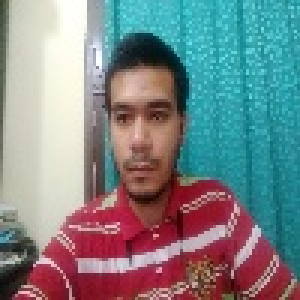
#> input picture FaceRecognition-master/resizedTrainingImages/0/frame0.jpg, 100 x 100 px, given in place of WIN_20200519_14_15_55_Pro.jpg, which was not available (shown 3 times larger)
$ python tester.py
#> lines starting #> are read from the running program, lines starting #| are printed output that depends on the picture; pictures that were not available may be replaced by others from this repository, and a replacement may not be noted
### FaceRecognition-master/faceRecognition.py
import cv2
import os
import numpy as np


def faceDetection(test_img):
    gray_img=cv2.cvtColor(test_img,cv2.COLOR_BGR2GRAY)
    face_haar_cascade=cv2.CascadeClassifier('HaarCascade/haarcascade_frontalface_default.xml')
    faces=face_haar_cascade.detectMultiScale(gray_img,scaleFactor=1.32,minNeighbors=5)

    return faces,gray_img


def labels_for_training_data(directory):
    faces=[]
    faceID=[]

    for path,subdirnames,filenames in os.walk(directory):
        for filename in filenames:
            if filename.startswith("."):
                print("Skipping system file")
                continue

            id=os.path.basename(path)
            img_path=os.path.join(path,filename)
            print("img_path:",img_path)
            print("id:",id)
            test_img=cv2.imread(img_path)
            if test_img is None:
                print("Image not loaded properly")
                continue
            faces_rect,gray_img=faceDetection(test_img)
            if len(faces_rect)!=1:
               continue
            (x,y,w,h)=faces_rect[0]
            roi_gray=gray_img[y:y+w,x:x+h]
            faces.append(roi_gray)
            faceID.append(int(id))
    return faces,faceID


# [4 lines left out: function train_classifier, not called in this run]


def draw_rect(test_img,face):
    (x,y,w,h)=face
    cv2.rectangle(test_img,(x,y),(x+w,y+h),(255,0,0),thickness=5)


def put_text(test_img,text,x,y):
    cv2.putText(test_img,text,(x,y),cv2.FONT_HERSHEY_DUPLEX,2,(255,0,0),4)

### FaceRecognition-master/tester.py
import cv2
import os
import numpy as np
import faceRecognition as fr


test_img=cv2.imread('TestImages/WIN_20200519_14_15_55_Pro.jpg')
#> test_img is the input picture: shape (100, 100, 3); mean B, G, R 135.4, 133.4, 125.1

faces_detected,gray_img=fr.faceDetection(test_img)
#> in faceDetection, `gray_img=cv2.cvtColor(test_img,cv2.COLOR_BGR2GRAY)`:
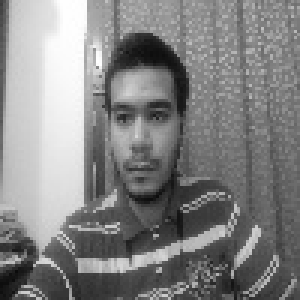
#> gray_img: shape (100, 100) (shown 3 times larger); min 11, max 255, mean 131.2
#> in faceDetection, `faces=face_haar_cascade.detectMultiScale(gray_img,scaleFactor=1.32,min..`: faces = [[29, 24, 37, 37]]
#> faces_detected = [[29, 24, 37, 37]]
print("faces_detected:",faces_detected)
#| faces_detected: [[29 24 37 37]]


faces,faceID=fr.labels_for_training_data('trainingImages')
#> in labels_for_training_data, `(x,y,w,h)=faces_rect[0]`: x = 29; y = 24; w = 37
#> in labels_for_training_data, `roi_gray=gray_img[y:y+w,x:x+h]`:
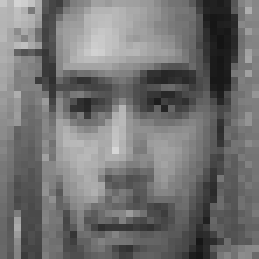
#> roi_gray: shape (37, 37) (shown 7 times larger); min 20, max 213, mean 113.7
#> (the run stopped early here; a loop or call above may not have finished)

$ run again, on FaceRecognition-master/resizedTrainingImages/1/frame1.jpg
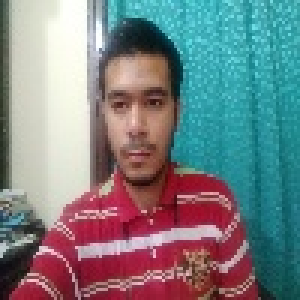
#> input picture FaceRecognition-master/resizedTrainingImages/1/frame1.jpg, 100 x 100 px, given in place of WIN_20200519_14_15_55_Pro.jpg, which was not available (shown 3 times larger)
#> test_img is the input picture: shape (100, 100, 3); mean B, G, R 131.7, 128.6, 121.5
#> in faceDetection, `gray_img=cv2.cvtColor(test_img,cv2.COLOR_BGR2GRAY)`:
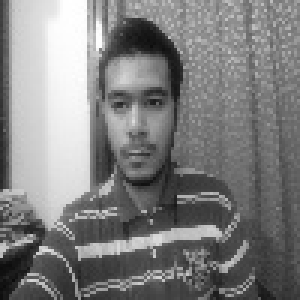
#> gray_img: shape (100, 100) (shown 3 times larger); min 11, max 255, mean 126.9
#> faces = [[29, 21, 35, 35]]
#| faces_detected: [[29 21 35 35]]
#> x = 29; y = 21; w = 35
#> in labels_for_training_data, `roi_gray=gray_img[y:y+w,x:x+h]`:
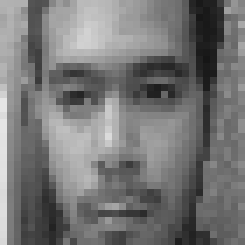
#> roi_gray: shape (35, 35) (shown 7 times larger); min 22, max 229, mean 117.6

$ run again, on FaceRecognition-master/resizedTrainingImages/1/frame10.jpg
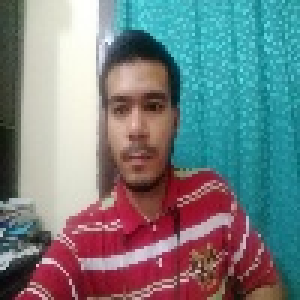
#> input picture FaceRecognition-master/resizedTrainingImages/1/frame10.jpg, 100 x 100 px, given in place of WIN_20200519_14_15_55_Pro.jpg, which was not available (shown 3 times larger)
#> test_img is the input picture: shape (100, 100, 3); mean B, G, R 130.2, 127.7, 117.2
#> in faceDetection, `gray_img=cv2.cvtColor(test_img,cv2.COLOR_BGR2GRAY)`:
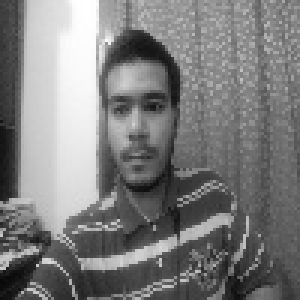
#> gray_img: shape (100, 100) (shown 3 times larger); min 8, max 255, mean 124.8
#> faces = ()
#| faces_detected: ()
